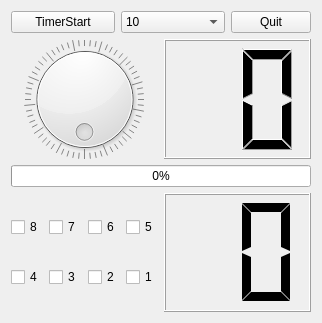
<?xml version="1.0" encoding="UTF-8"?>
<ui version="4.0">
 <class>Tab1DevControl</class>
 <widget class="QWidget" name="Tab1DevControl">
  <property name="geometry">
   <rect>
    <x>0</x>
    <y>0</y>
    <width>322</width>
    <height>323</height>
   </rect>
  </property>
  <property name="minimumSize">
   <size>
    <width>0</width>
    <height>0</height>
   </size>
  </property>
  <property name="baseSize">
   <size>
    <width>0</width>
    <height>0</height>
   </size>
  </property>
  <property name="windowTitle">
   <string>Form</string>
  </property>
  <layout class="QVBoxLayout" name="verticalLayout_2">
   <item>
    <layout class="QVBoxLayout" name="verticalLayout" stretch="1,4,1,4">
     <item>
      <layout class="QHBoxLayout" name="horizontalLayout_2" stretch="2,2,1">
       <item>
        <widget class="QPushButton" name="pPBtimerStart">
         <property name="text">
          <string>TimerStart</string>
         </property>
         <property name="checkable">
          <bool>true</bool>
         </property>
        </widget>
       </item>
       <item>
        <widget class="QComboBox" name="pCBtimerValue">
         <item>
          <property name="text">
           <string>10</string>
          </property>
         </item>
         <item>
          <property name="text">
           <string>100</string>
          </property>
         </item>
         <item>
          <property name="text">
           <string>500</string>
          </property>
         </item>
         <item>
          <property name="text">
           <string>1000</string>
          </property>
         </item>
         <item>
          <property name="text">
           <string>2000</string>
          </property>
         </item>
        </widget>
       </item>
       <item>
        <widget class="QPushButton" name="pPBquit">
         <property name="text">
          <string>Quit</string>
         </property>
        </widget>
       </item>
      </layout>
     </item>
     <item>
      <layout class="QHBoxLayout" name="horizontalLayout">
       <item>
        <widget class="QDial" name="pDialLed">
         <property name="maximum">
          <number>255</number>
         </property>
         <property name="wrapping">
          <bool>true</bool>
         </property>
         <property name="notchTarget">
          <double>3.700000000000000</double>
         </property>
         <property name="notchesVisible">
          <bool>true</bool>
         </property>
        </widget>
       </item>
       <item>
        <widget class="QLCDNumber" name="pLcdNumberLed">
         <property name="smallDecimalPoint">
          <bool>false</bool>
         </property>
         <property name="digitCount">
          <number>2</number>
         </property>
         <property name="mode">
          <enum>QLCDNumber::Mode::Hex</enum>
         </property>
         <property name="segmentStyle">
          <enum>QLCDNumber::SegmentStyle::Filled</enum>
         </property>
        </widget>
       </item>
      </layout>
     </item>
     <item>
      <layout class="QHBoxLayout" name="horizontalLayout_3">
       <item>
        <widget class="QProgressBar" name="pProgressBarLed">
         <property name="maximum">
          <number>255</number>
         </property>
         <property name="value">
          <number>0</number>
         </property>
         <property name="alignment">
          <set>Qt::AlignmentFlag::AlignCenter</set>
         </property>
        </widget>
       </item>
      </layout>
     </item>
     <item>
      <layout class="QHBoxLayout" name="horizontalLayout_4" stretch="1,1">
       <item>
        <layout class="QGridLayout" name="gridLayout">
         <item row="0" column="3">
          <widget class="QCheckBox" name="pCBkey5">
           <property name="text">
            <string>5</string>
           </property>
          </widget>
         </item>
         <item row="0" column="1">
          <widget class="QCheckBox" name="pCBkey7">
           <property name="text">
            <string>7</string>
           </property>
          </widget>
         </item>
         <item row="0" column="0">
          <widget class="QCheckBox" name="pCBkey8">
           <property name="text">
            <string>8</string>
           </property>
          </widget>
         </item>
         <item row="0" column="2">
          <widget class="QCheckBox" name="pCBkey6">
           <property name="text">
            <string>6</string>
           </property>
          </widget>
         </item>
         <item row="1" column="0">
          <widget class="QCheckBox" name="pCBkey4">
           <property name="text">
            <string>4</string>
           </property>
          </widget>
         </item>
         <item row="1" column="1">
          <widget class="QCheckBox" name="pCBkey3">
           <property name="text">
            <string>3</string>
           </property>
          </widget>
         </item>
         <item row="1" column="2">
          <widget class="QCheckBox" name="pCBkey2">
           <property name="text">
            <string>2</string>
           </property>
          </widget>
         </item>
         <item row="1" column="3">
          <widget class="QCheckBox" name="pCBkey1">
           <property name="text">
            <string>1</string>
           </property>
          </widget>
         </item>
        </layout>
       </item>
       <item>
        <widget class="QLCDNumber" name="pLcdNumberKey">
         <property name="digitCount">
          <number>2</number>
         </property>
         <property name="mode">
          <enum>QLCDNumber::Mode::Hex</enum>
         </property>
         <property name="segmentStyle">
          <enum>QLCDNumber::SegmentStyle::Flat</enum>
         </property>
        </widget>
       </item>
      </layout>
     </item>
    </layout>
   </item>
  </layout>
 </widget>
 <resources/>
 <connections>
  <connection>
   <sender>pDialLed</sender>
   <signal>valueChanged(int)</signal>
   <receiver>pLcdNumberLed</receiver>
   <slot>display(int)</slot>
   <hints>
    <hint type="sourcelabel">
     <x>93</x>
     <y>138</y>
    </hint>
    <hint type="destinationlabel">
     <x>222</x>
     <y>157</y>
    </hint>
   </hints>
  </connection>
 </connections>
</ui>
